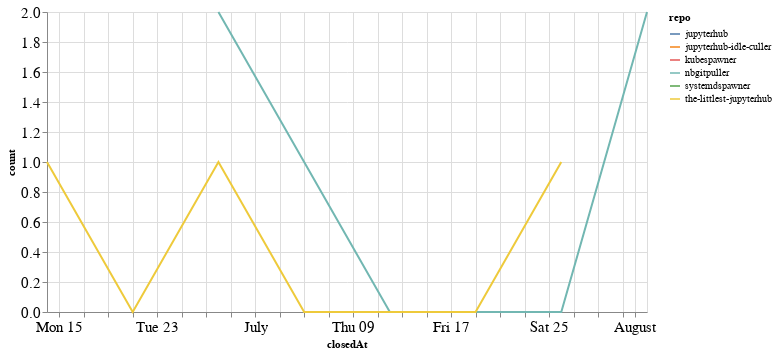

Source (notebook cell):
### Code cell
closed_by_time = closed_by.groupby('repo').resample('W', on='closedAt').count()['author'].reset_index()
closed_by_time = closed_by_time.rename(columns={'author': 'count'})

alt.Chart(closed_by_time, width=600).mark_line().encode(
    x='closedAt',
    y='count',
    color='repo',
    tooltip="repo"
)

### Figure 1 — Vega-Lite specification as saved in the notebook (floating-point values rounded to 4 significant figures)
{"config": {"axisLeft": {"labelFontSize": 15}, "axisBottom": {"labelFontSize": 15}}, "data": {"name": "data-9058d7b1862ed3b268e181023eca8769"}, "mark": "line", "encoding": {"color": {"type": "nominal", "field": "repo"}, "tooltip": {"type": "nominal", "field": "repo"}, "x": {"type": "temporal", "field": "closedAt"}, "y": {"type": "quantitative", "field": "count"}}, "width": 600, "$schema": "https://vega.github.io/schema/vega-lite/v4.8.1.json", "datasets": {"data-9058d7b1862ed3b268e181023eca8769": [{"repo": "jupyterhub", "closedAt": "2020-06-14T00:00:00", "count": 1}, {"repo": "jupyterhub-idle-culler", "closedAt": "2020-06-21T00:00:00", "count": 1}, {"repo": "kubespawner", "closedAt": "2020-08-02T00:00:00", "count": 1}, {"repo": "nbgitpuller", "closedAt": "2020-06-28T00:00:00", "count": 2}, {"repo": "nbgitpuller", "closedAt": "2020-07-05T00:00:00", "count": 1}, {"repo": "nbgitpuller", "closedAt": "2020-07-12T00:00:00", "count": 0}, {"repo": "nbgitpuller", "closedAt": "2020-07-19T00:00:00", "count": 0}, {"repo": "nbgitpuller", "closedAt": "2020-07-26T00:00:00", "count": 0}, {"repo": "nbgitpuller", "closedAt": "2020-08-02T00:00:00", "count": 2}, {"repo": "systemdspawner", "closedAt": "2020-07-26T00:00:00", "count": 1}, {"repo": "the-littlest-jupyterhub", "closedAt": "2020-06-14T00:00:00", "count": 1}, {"repo": "the-littlest-jupyterhub", "closedAt": "2020-06-21T00:00:00", "count": 0}, {"repo": "the-littlest-jupyterhub", "closedAt": "2020-06-28T00:00:00", "count": 1}, {"repo": "the-littlest-jupyterhub", "closedAt": "2020-07-05T00:00:00", "count": 0}, {"repo": "the-littlest-jupyterhub", "closedAt": "2020-07-12T00:00:00", "count": 0}, {"repo": "the-littlest-jupyterhub", "closedAt": "2020-07-19T00:00:00", "count": 0}, {"repo": "the-littlest-jupyterhub", "closedAt": "2020-07-26T00:00:00", "count": 1}]}}
